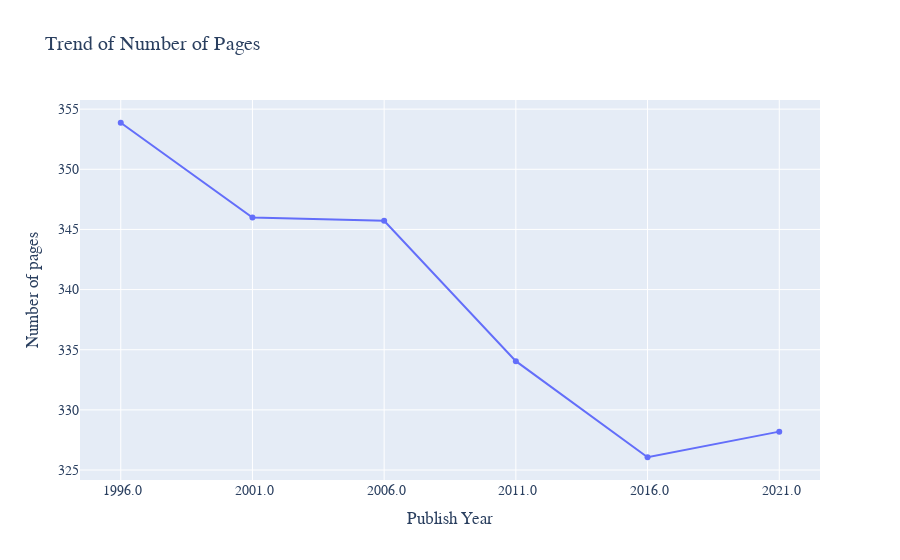

The cell this chart's notebook holds for it:
### Code cell
# Plotting a graph to show the trend of average number of pages
import plotly.graph_objects as go

x = df_year_grouped['year_group'].astype(str)

fig = go.Figure()

fig.add_trace(go.Scatter(
    x=x,
    y= df_year_grouped['number_of_pages'] ,
    connectgaps=True 
))

fig.update_layout(
    title="Trend of Number of Pages",
    xaxis_title="Publish Year",
    yaxis_title="Number of pages",
    font=dict(
        family="Courier New, monospace",
        size=14,
    )
)

fig.show()

### Figure 1 — Plotly figure (JSON) as saved in the notebook; plotly's stock layout.template omitted (floating-point values rounded to 4 significant figures)
{"data": [{"connectgaps": true, "type": "scatter", "x": [" 1996.0", " 2001.0", " 2006.0", " 2011.0", " 2016.0", " 2021.0"], "y": [353.9, 346.0, 345.7, 334.1, 326.1, 328.2]}], "layout": {"font": {"family": "Courier New, monospace", "size": 14}, "title": {"text": "Trend of Number of Pages"}, "xaxis": {"title": {"text": "Publish Year"}}, "yaxis": {"title": {"text": "Number of pages"}}}}
